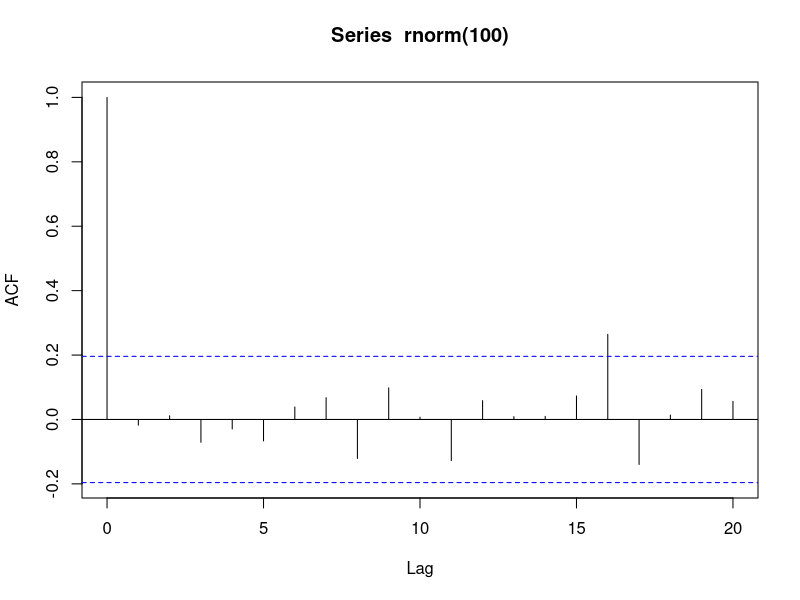
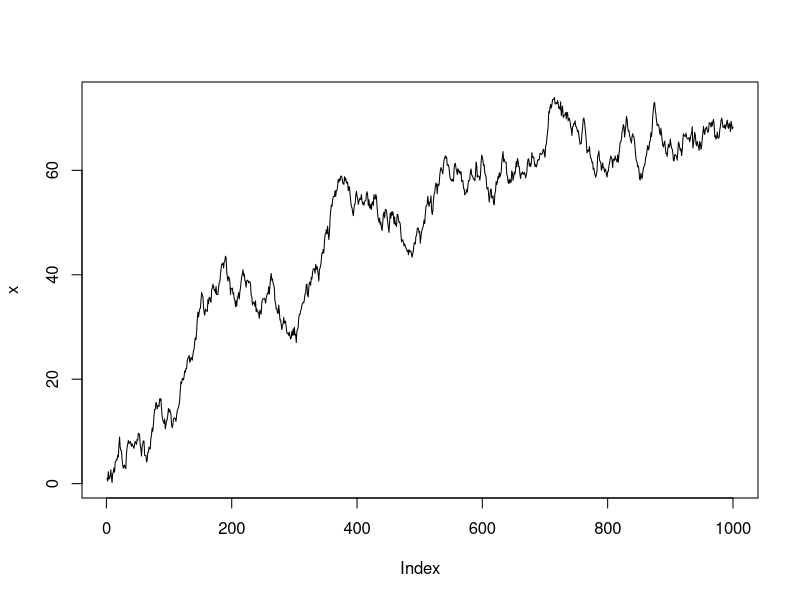
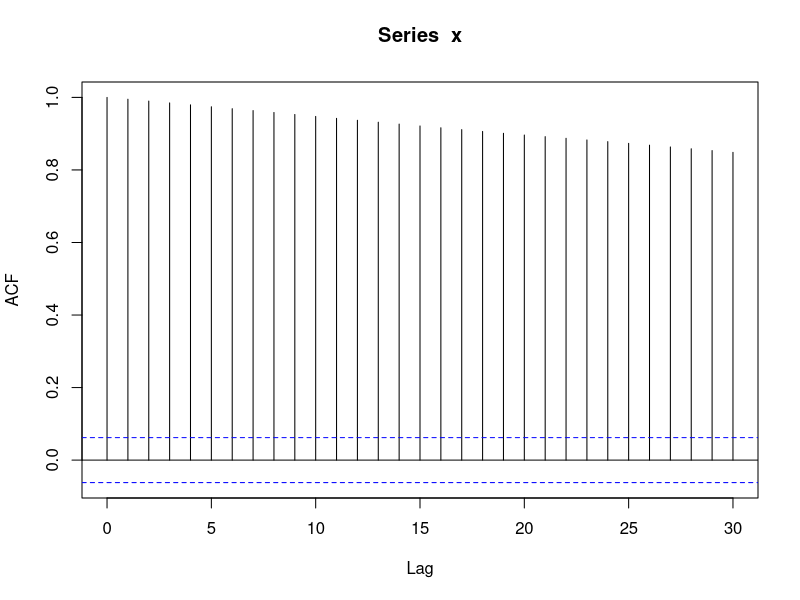
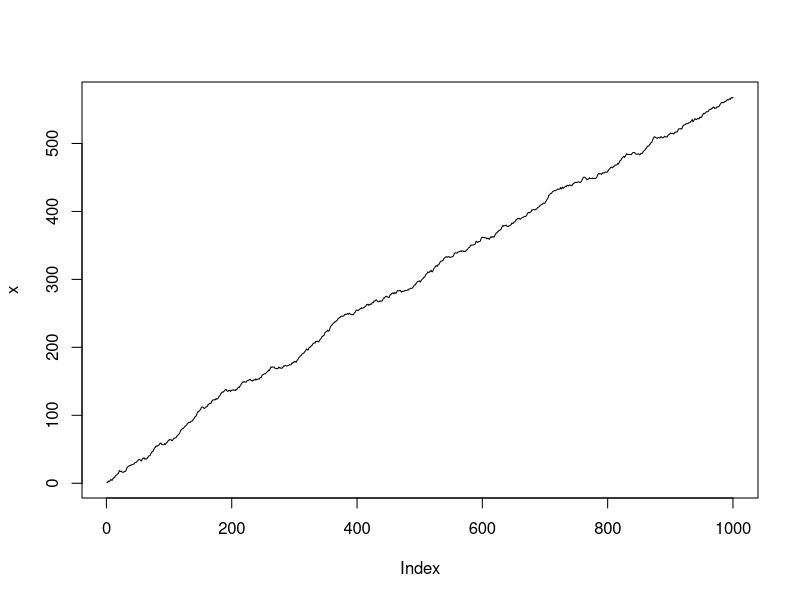
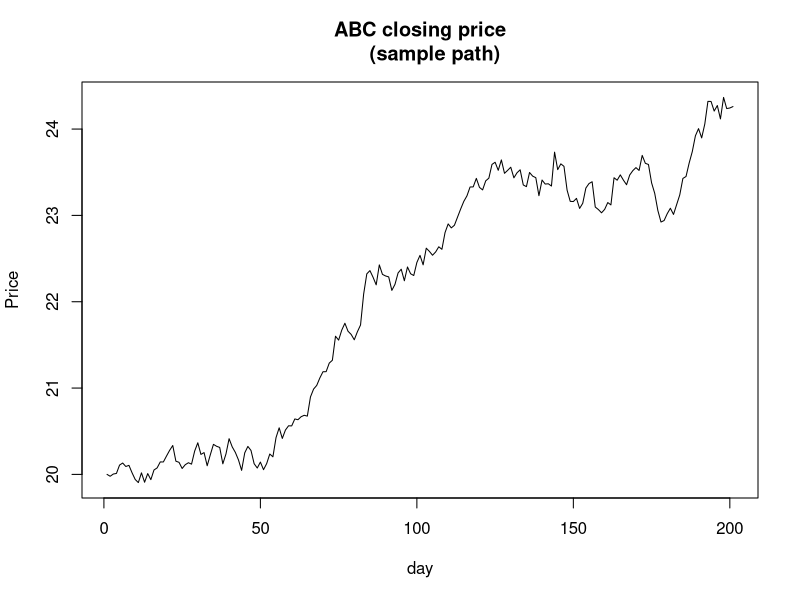
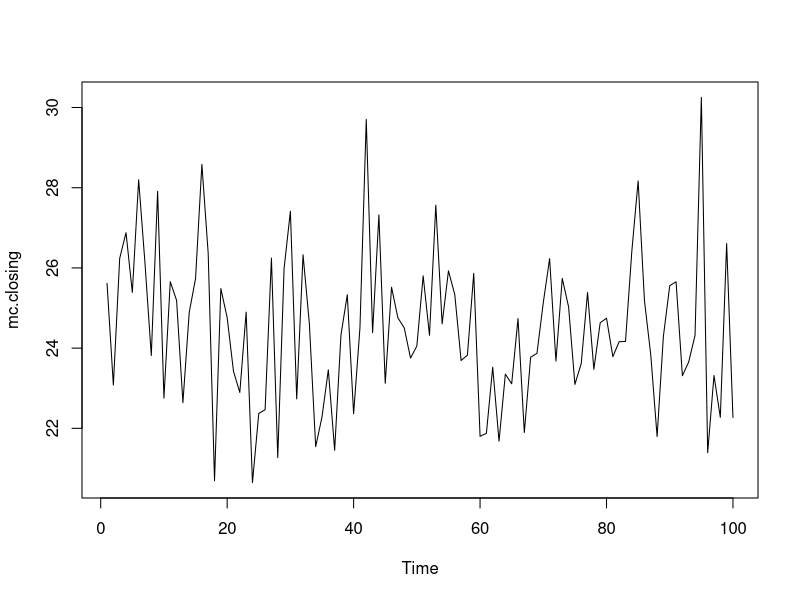

Source code (R) for these figures, in order:
#simulating random number 
set.seed(2)
whit <- rnorm(100)
acf(rnorm(100))

#or 
rnorm(10, mean = 70, sd = 5)

# simlate a random walk
x <- w <- rnorm(1000)
for (t in 2:1000)
  x[t] <- x[t-1]+w[t]
plot(x,type="l")

#check the autocorrelation
acf(x)


#   simulate random walk wth drift
for (t in 2:1000)
  x[t] <- 0.5+ x[t-1]+w[t]
plot(x,type="l")


#ABC company has IPO'd!
#On average it gains 1.001 times its opening price during the trading day,
#but that can vary by a standard deviation of 0.005 on any given day
#(this is its volatility). We can simulate a single sample path for ABC compnay
#by taking the cumulative product from a Normal distribution with a mean 
#of 1.001 and a sd of 0.005. Assuming ABC compnay opens at $20/per share.
#here is a sample path for 200 days of ABC trading.

days <- 200
changes <- rnorm(200,mean=1.001,sd=0.005)
plot(cumprod(c(20,changes)),type='l',ylab="Price",xlab="day",main=" ABC closing price 
     (sample path)")


runs <- 100
#simulates future movements and returns the closing price on day 200
generate.path <- function(){
  days <- 200
  changes <- rnorm(200,mean=1.001,sd=0.005)
  sample.path <- cumprod(c(20,changes))
  closing.price <- sample.path[days+1] #+1 because we add the opening price
  return(closing.price)
}

mc.closing <- replicate(runs, generate.path())

ts.plot(mc.closing)
#The median price of ABC at the end of 200 days is simply median(mc.closing).
# but we can also see the upper and lower 95th percentiles 

quantile(mc.closing, 0.95)
quantile(mc.closing, 0.05) 







